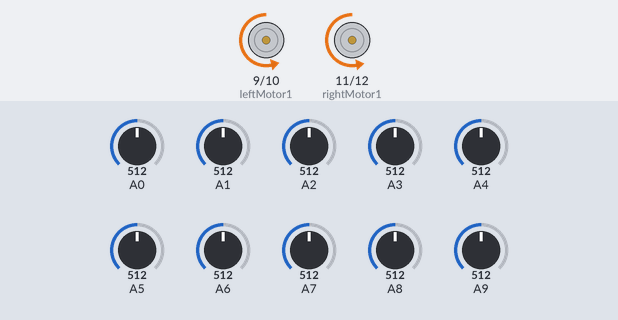
A sketch run on a simulated Arduino Mega 2560, built with avr-gcc and run on an emulated ATmega2560. Parts: motor-driver pin pairs drawn as motors (green arrow = first pin HIGH = forward, orange = second pin HIGH = backward, longer = more drive, scaled by the enable pin). The inputs (shaded band) are chosen by the test bench; at power-on: A1 = 512, A3 = 512, A2 = 512, A4 = 512, A8 = 512, A6 = 512, A0 = 512, A5 = 512, A7 = 512, A9 = 512. What the sketch prints to the serial monitor is not drawn.

Above: at 5.2 s.
5.3 s: A1 set to 710
At 6.3 s:
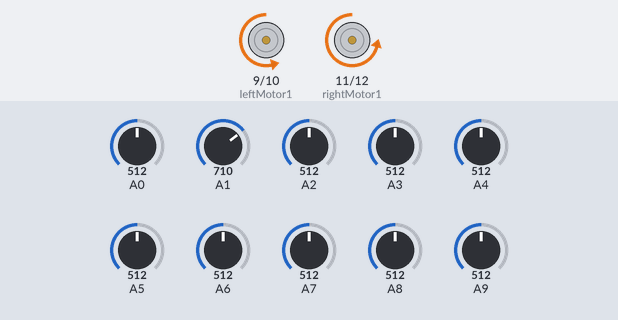
6.8 s: A3 set to 710
At 7.5 s:
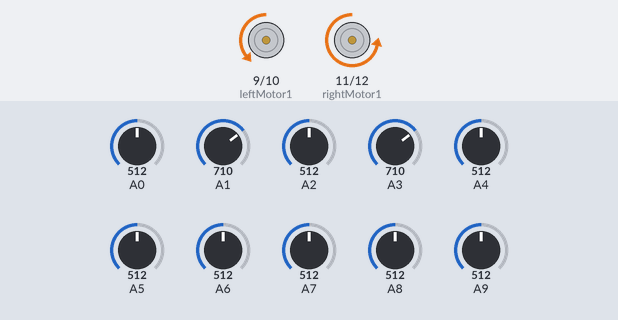
8.3 s: A2 set to 710
At 9.5 s:
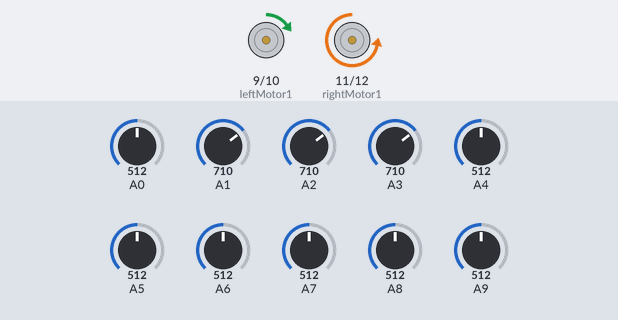
9.8 s: A4 set to 710
At 10.9 s:
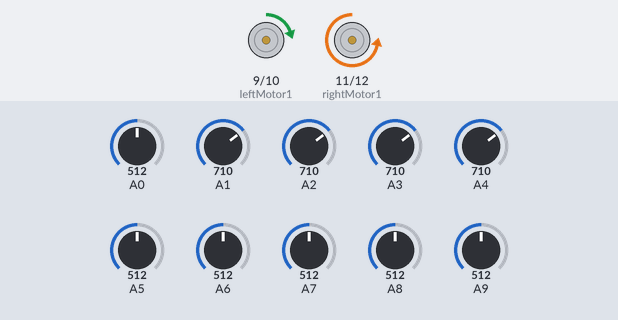
11.3 s: A8 set to 710
At 11.9 s:
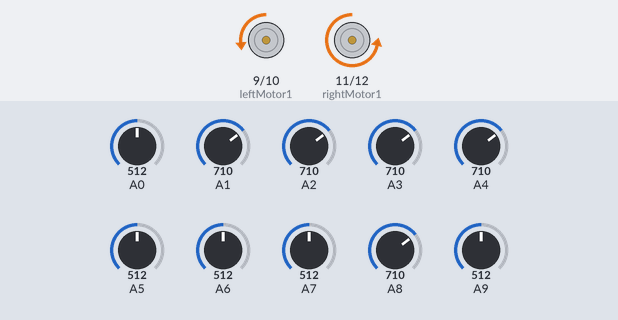
12.8 s: A6 set to 710
At 13.2 s:
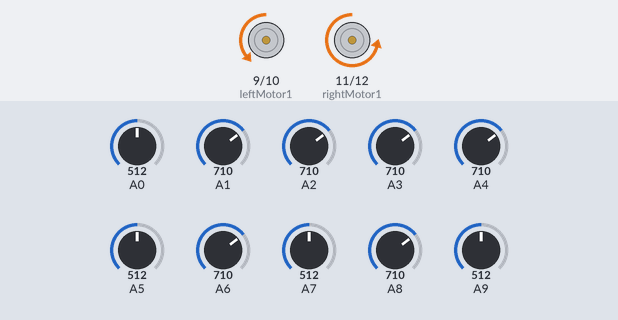
Timing chart, 0 to 15.3 s (numbered marks = the images above; inputs shaded):
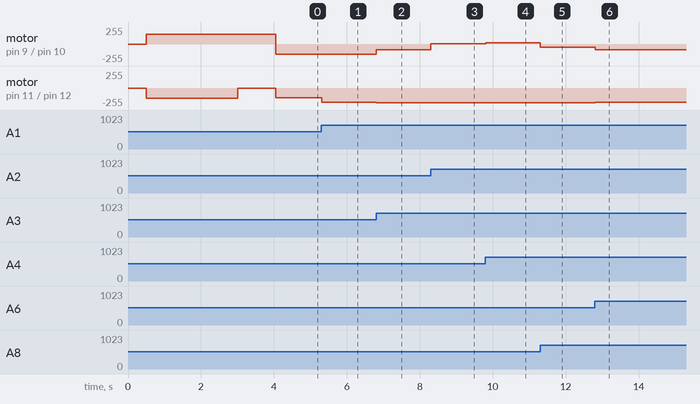

The sketch:

Basic_conditions.ino
```cpp
#include <QTRSensors.h>

QTRSensors qtr;

#define Kp  0.09
// experiment to determine this, start by something small that just makes your bot follow the line at a slow speed
#define Ki 0.0
#define Kd  0.5
#define rightMaxSpeed 220 // max speed of the robot
#define leftMaxSpeed 220// max speed of the robot
#define rightBaseSpeed 150 // this is the speed at which the motors should spin when the robot is perfectly on the line
#define leftBaseSpeed 150
int lastError = 0;
int I;
int pos=0;
const uint8_t SensorCount =10;
uint16_t sensorValues[SensorCount];


#define rightenable 13 //enableB
#define leftenable 7 //enableA
#define rightMotor1 11 //int3
#define rightMotor2 12 //int4
#define leftMotor1 9 //int1
#define leftMotor2 10 //int2

void setup()
{
   pinMode(rightMotor1, OUTPUT);
  pinMode(rightMotor2, OUTPUT);
  pinMode(rightenable, OUTPUT);
  pinMode(leftMotor1, OUTPUT);
  pinMode(leftMotor2, OUTPUT);
  pinMode(leftenable, OUTPUT);


  // configure the sensors
  qtr.setTypeAnalog();
  qtr.setSensorPins((const uint8_t[]){A0, A1, A2, A3, A4, A5,A6,A7,A8,A9}, SensorCount);
  //qtr.setEmitterPin(2);

  delay(500);
  pinMode(LED_BUILTIN, OUTPUT);
  digitalWrite(LED_BUILTIN, HIGH);

  for (uint16_t i = 0; i < 100; i++)
  {
      digitalWrite(rightenable, HIGH);
      digitalWrite(leftenable, HIGH);// move forward with appropriate speeds
      analogWrite(rightMotor1, 0);
      analogWrite(rightMotor2, 150);
      analogWrite(leftMotor1, 150);
      analogWrite(leftMotor2, 0);
    qtr.calibrate();
  }
  digitalWrite(LED_BUILTIN, LOW); // turn off Arduino's LED to indicate we are through with calibration

  // print the calibration minimum values measured when emitters were on
  Serial.begin(9600);
  for (uint8_t i = 0; i < SensorCount; i++)
  {
    Serial.print(qtr.calibrationOn.minimum[i]);
    Serial.print(' ');
  }
  Serial.println();

  // print the calibration maximum values measured when emitters were on
  for (uint8_t i = 0; i < SensorCount; i++)
  {
    Serial.print(qtr.calibrationOn.maximum[i]);
    Serial.print(' ');
  }
  Serial.println();
  Serial.println();
  delay(1000);
}

void loop()
{
  // read calibrated sensor values and obtain a measure of the line position
  // from 0 to 5000 (for a white line, use readLineWhite() instead)
  uint16_t position = qtr.readLineBlack(sensorValues);

  // print the sensor values as numbers from 0 to 1000, where 0 means maximum
  // reflectance and 1000 means minimum reflectance, followed by the line
  // position
//  for (uint8_t i = 0; i < SensorCount; i++)
//  {
//    Serial.print(sensorValues[i]);
//    Serial.print('\t');
//
//  }
//  Serial.print('\n');
  int pos = -(4*sensorValues[1]+3*sensorValues[2]+2*sensorValues[3]+sensorValues[4]-sensorValues[5]-2*sensorValues[6]-3*sensorValues[7]-4*sensorValues[8]);
//  Serial.println(pos);
  int error = pos + 22;
    I = I + error ;
    int motorSpeed = Kp * error + Kd * (error - lastError) + Ki * (I);
    lastError = error;

    int rightMotorSpeed = rightBaseSpeed + motorSpeed;
    int leftMotorSpeed = leftBaseSpeed - motorSpeed;

    if (rightMotorSpeed > rightMaxSpeed ){
        rightMotorSpeed = rightMaxSpeed; // prevent the motor from going beyond max speed
    }
    if (leftMotorSpeed > leftMaxSpeed ){
      leftMotorSpeed = leftMaxSpeed; // prevent the motor from going beyond max speed
    }
    if (rightMotorSpeed < -rightMaxSpeed){
      rightMotorSpeed = -rightMaxSpeed; // keep the motor speed positive
    }
    if (leftMotorSpeed < -leftMaxSpeed){
      leftMotorSpeed = -leftMaxSpeed; // keep the motor speed positive
    }
//        Serial.println(rightMotorSpeed);
//    Serial.println(leftMotorSpeed);
    digitalWrite(rightenable, HIGH);
    digitalWrite(leftenable, HIGH);// move forward with appropriate speeds
    if(sensorValues[0]>700 && sensorValues[1]>700 && sensorValues[2]>700 && sensorValues[3]>700 && sensorValues[4]>700 && sensorValues[5]>700 && sensorValues[6]>700 && sensorValues[7]>700 && sensorValues[8]>700 && sensorValues[9]>700 ){
//      if(x=0){
//          analogWrite(rightMotor1, 250);
//          analogWrite(rightMotor2, 0);
//          analogWrite(leftMotor1, 250);
//          analogWrite(leftMotor2, 0);
//      }
      analogWrite(rightMotor1, 0);
      analogWrite(rightMotor2, 100);
      analogWrite(leftMotor1, 250);
      analogWrite(leftMotor2, 0);
    }else if(sensorValues[2]<200 && sensorValues[3]<200 && sensorValues[4]<200 && sensorValues[5]<200 && sensorValues[6]<200 && sensorValues[7]<200 && sensorValues[8]<200 && sensorValues[9]<200 ){
      analogWrite(rightMotor1, 0);
      analogWrite(rightMotor2, 100);
      analogWrite(leftMotor1, 250);
      analogWrite(leftMotor2, 0);
    }else{
      if (leftMotorSpeed>0){
        analogWrite(rightMotor1, 0);
      analogWrite(rightMotor2, leftMotorSpeed);
      }else{
        analogWrite(rightMotor1, -leftMotorSpeed);
      analogWrite(rightMotor2, 0);
      }
      if (rightMotorSpeed>0){
        analogWrite(leftMotor1, 0);
      analogWrite(leftMotor2, rightMotorSpeed);
      }else{
        analogWrite(leftMotor1, -rightMotorSpeed);
      analogWrite(leftMotor2, 0);
      }
    }


  //delay(250);
}
```

Measured:
- after the input at 5.3 s, motor on pin 11 (rightMotor1) / pin 12 (rightMotor2): backward 149/255 → backward 217/255 at once
- after the input at 6.8 s, motor on pin 9 (leftMotor1) / pin 10 (leftMotor2): backward 151/255 → backward 83/255 at once; motor on pin 11 (rightMotor1) / pin 12 (rightMotor2): backward 217/255 → backward 220/255 at once
- after the input at 8.3 s, motor on pin 9 (leftMotor1) / pin 10 (leftMotor2): backward 83/255 → forward 5/255 at once
- after the input at 9.8 s, motor on pin 9 (leftMotor1) / pin 10 (leftMotor2): forward 5/255 → forward 22/255 at once
- after the input at 11.3 s, motor on pin 9 (leftMotor1) / pin 10 (leftMotor2): forward 22/255 → backward 48/255 at once
- after the input at 12.8 s, motor on pin 9 (leftMotor1) / pin 10 (leftMotor2): backward 48/255 → backward 83/255 at once; motor on pin 11 (rightMotor1) / pin 12 (rightMotor2): backward 220/255 → backward 217/255 at once
